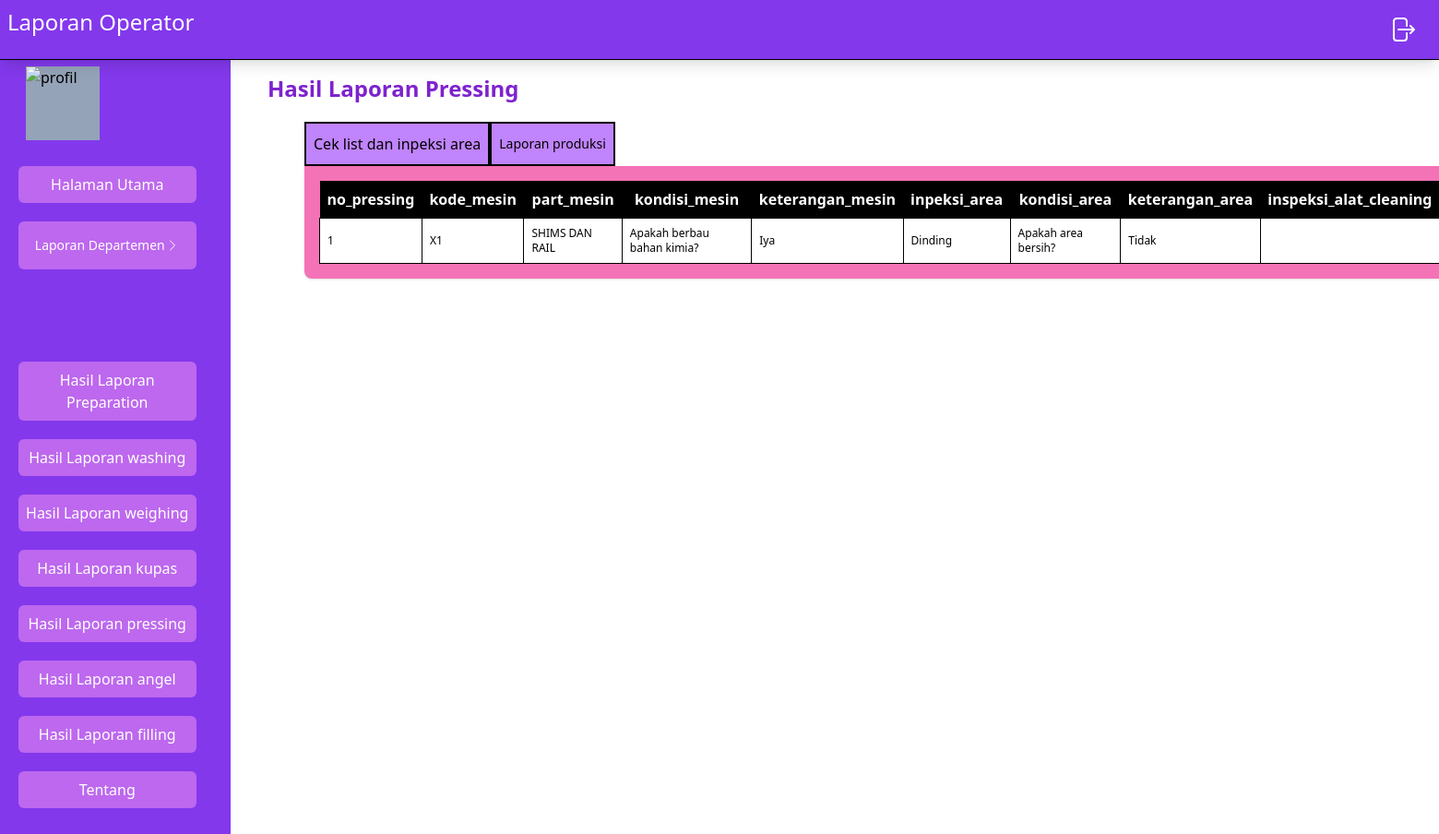
Page /src/Operator/laporanPressing.php on the committed database.
### tables this page shows
CREATE TABLE `form_pressing_inspeksi_area` (
  `no_pressing` int NOT NULL,
  `kode_mesin` set('X6','X1') NOT NULL,
  `part_mesin` set('HOPPER','GRINDER','MOVING PLATE','PRESS RACK','BAG PRESS','SAFETY GUARD','JUICE TRAY','START/STOP SWITCH BOX','PRESSURE GAUGE DAN FLOW CONTROL','DIRECTIONAL CONTROL VALVE','MOTOR HYDRAULIC DAN RESERVOIR','AS MOVING PLATE','SHIMS DAN RAIL','CASTER') NOT NULL,
  `kondisi_mesin` set('Apakah berbau bahan kimia?','Apakah ada berjamur dan berkarat?','Apakah sudah diberi pelumas?','Apakah ada bagian yang kendor/part hilang?','Apakah ada bagian pecah/sobek/bocor/patah?','Apakah part berfungsi dengan baik?') NOT NULL,
  `keterangan_mesin` enum('Iya','Tidak') NOT NULL,
  `inpeksi_area` set('Lantai','Dinding','Gutter','Convayor','Wastafel stainless','pipa dan selang air') NOT NULL,
  `kondisi_area` set('Apakah area bersih?','Apakah ada area yang terkelupas?','Apakah ada area yang retak?','Apakah ada area yang berjamur?','Apakah ada sisa buah atau sayur?') NOT NULL,
  `keterangan_area` enum('Iya','Tidak') NOT NULL,
  `inspeksi_alat_cleaning` set('Alat pel','Tarikan air','Ember rendaman bag press','Sikat','Sikat gagang','Pembersih dinding') NOT NULL,
  `kondisi_alat_cleaning` set('Apakah alat bersih?','Apakah alat berfungsi normal?','Apakah alat ada identitas?','Apakah alat bebas dari jamur?') NOT NULL,
  `keterangan_alat_cleaning` enum('Iya','Tidak') NOT NULL,
  `tanggal` date NOT NULL
);

### src/Operator/laporanPressing.php (the view, shortened to what this page needs)
<?php
include("navbar.php");
include("../koneksi.php");
$getDataCekList = mysqli_query($con ,"SELECT * FROM `form_pressing_inspeksi_area` ");
?>
<!DOCTYPE html>
<html lang="en">
<head>
  <link rel="stylesheet" href="../../dist/output.css" />
</head>
<body>
  <div>
    <div class="flex">
      <?php
      require "sidebar.php";
      ?>
      <div class="mainPage container mt-20 w-1/2 ml-20 ">
        <h1 class="text-2xl -ml-10 mb-5 text-purple-700 font-bold">
          Hasil Laporan Pressing
        </h1>
        <div class="maincontainer lg:w-[1000px] lg:h-[400px] container h-[300px] w-[600px]">
          <div class="inline">
            <ul class="flex">
              <li
                class="btnProfil bg-purple-400 hover:bg-purple-600 h-12 w-fit p-2 text-md border-2 border-black text-center items-center flex justify-center cursor-pointer">
                Cek list dan inpeksi area
              </li>
              <li
                class="btnUbah bg-purple-400 hover:bg-purple-600  h-12 w-fit p-2 text-md border-2 border-black text-center items-center text-sm flex justify-center cursor-pointer">
                Laporan produksi
              </li>
            </ul>
          </div>
          <div class="bg-pink-400 shadow w-fit rounded-b-lg  flex  justify-center p-2">
          <section class="cekList">
              <div class=" items-center justify-evenly m-2 gap-4 w-full">
                <table>
                    <tr class="bg-black text-white p-2">
                        <th class="p-2">no_pressing</th>
                        <th class="p-2">kode_mesin</th>
                        <th class="p-2">part_mesin </th>
                        <th class="p-2">kondisi_mesin</th>
                        <th class="p-2">keterangan_mesin</th>
                        <th class="p-2">inpeksi_area</th>
                        <th class="p-2">kondisi_area </th>
                        <th class="p-2">keterangan_area </th>
                        <th class="p-2">inspeksi_alat_cleaning </th>
                    </tr>
                    <?php
                    $no = 1;
                    while ($data = mysqli_fetch_array($getDataCekList)) {
                        ?>
                        <tr class="text-xs bg-white border  ">
                            <td class=" p-2 border border-black ">
                                <?php echo $no; ?>
                            </td>
                            <td class=" p-2 border border-black ">
                                <?php echo $data['kode_mesin']; ?>
                            </td>
                            <td class=" p-2 border border-black ">
                                <?php echo $data['part_mesin']; ?>
                            </td>
                            <td class=" p-2 border border-black ">
                                <?php echo $data['kondisi_mesin']; ?>
                            </td>
                            <td class=" p-2 border border-black ">
                                <?php echo $data['keterangan_mesin']; ?>
                            </td>
                            <td class=" p-2 border border-black ">
                                <?php echo $data['inpeksi_area']; ?>
                            </td>
                            <td class=" p-2 border border-black ">
                                <?php echo $data['kondisi_area']; ?>
                            </td>
                            <td class=" p-2 border border-black ">
                                <?php echo $data['keterangan_area']; ?>
                            </td>
                            <td class=" p-2 border border-black ">
                            </td>
                        </tr>
                        <?php
                        $no++;
                    }
                    ?>
                </table>
              </div>
            </section>
          </div>
        </div>
      </div>
    </div>
  </div>
</body>
</html>

### rows in the picture
form_pressing_inspeksi_area: kode_mesin "X1", part_mesin "SHIMS DAN RAIL", kondisi_mesin "Apakah berbau bahan kimia?", keterangan_mesin "Iya", inpeksi_area "Dinding", kondisi_area "Apakah area bersih?", keterangan_area "Tidak"
